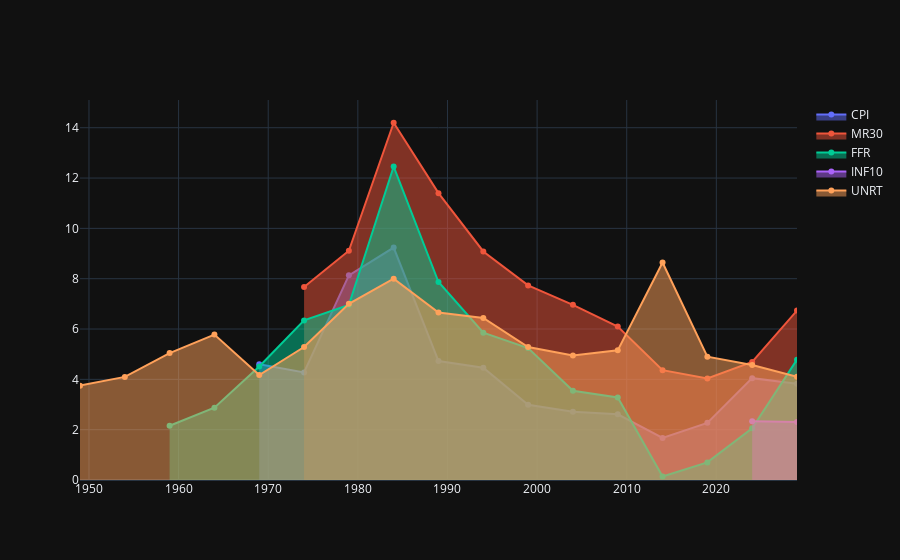

The code cell stored with this chart in its notebook:
### Code cell
import plotly.graph_objects as go

fig = go.Figure()
for c in r.columns:
    fig.add_trace(go.Scatter(x=r.index, y=r[c], fill="tozeroy", name=c))

fig
